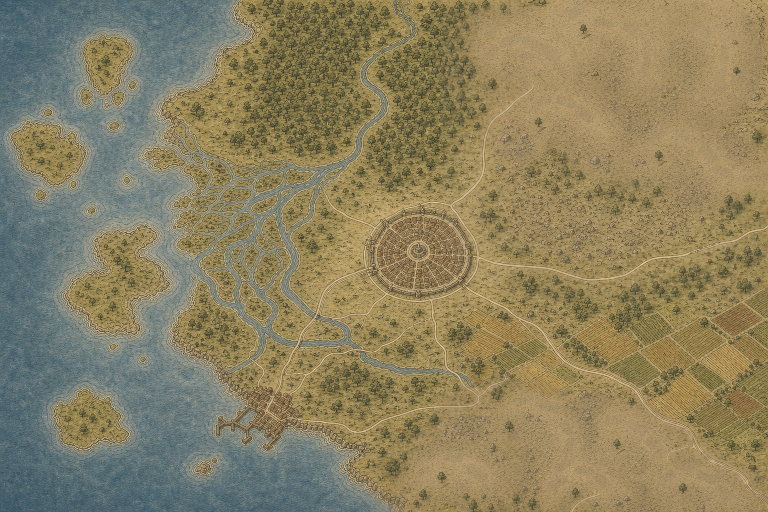
#> input picture world/map-production/candidates/style-candidate-d-v4-erase-route-marks.png, 1536 x 1024 px (shown at 1/2 size)
$ python render_candidate_h3_organic_tonal_relief.py
#> lines starting #> are read from the running program, lines starting #| are printed output that depends on the picture
### scripts/map-production/render_candidate_h1_deterministic_hachure.py
#!/usr/bin/env python3
"""Render deterministic H1 cartographic hachure prototypes over the locked D4 base.

This is intentionally a diagnostic-only renderer.  It does not publish a style
candidate or modify the production manifest.  The G2 footprint raster is the
only edit permission, while the G3 source contributes direction ensembles and
the two open-saddle locations.
"""

from __future__ import annotations

import argparse
import hashlib
import json
import math
from dataclasses import asdict, dataclass
from pathlib import Path
from typing import Any, Iterable, Sequence

from PIL import Image, ImageChops, ImageDraw, ImageFilter


REPO_ROOT = Path(__file__).resolve().parents[2]
BASE_PATH = (
    REPO_ROOT
    / "world/map-production/candidates/"
    "style-candidate-d-v4-erase-route-marks.png"
)
G2_SOURCE_PATH = (
    REPO_ROOT
    / "world/map-production/controls/style-candidate-g-v2-topology-guide.json"
)
G2_RASTER_PATH = (
    REPO_ROOT
    / "world/map-production/controls/style-candidate-g-v2-topology-guide.png"
)
G3_SOURCE_PATH = (
    REPO_ROOT
    / "world/map-production/controls/style-candidate-g-v3-hachure-skeleton.json"
)
G3_RASTER_PATH = (
    REPO_ROOT
    / "world/map-production/controls/style-candidate-g-v3-hachure-skeleton.png"
)
DEFAULT_OUTPUT_DIR = REPO_ROOT / "tmp/map-production/h1-prototype"
CANVAS = (1536, 1024)

LOCKED_SHA256 = {
    "base": "c8c15f3e0fba49165c5d85f8369b91e7171d88d7059a58c0948e0d1339864016",
    "g2_source": "9646d14a89dfd7fd9dccba3d1d3bd14fe9b492623d8850d2d7524c5ff42adc01",
    "g2_raster": "a6c8815d5f1a769a6ebfeda8478cf52f586fdb3fd11156c734c3e43d9b6b188f",
    "g3_source": "d6d68f39861802aa28ebf4a42fece89433da80fe616a79fdba57a34aca3baeb6",
    "g3_raster": "dc8978b184755de6ba21f10a120bfb413b0976fed642b106065eff82dee34da3",
}

ROAD_STROKES = (
    (
        "north-road",
        (
            (1085, 160),
            (1060, 180),
            (1035, 200),
            (1005, 225),
            (982, 250),
            (970, 280),
            (966, 320),
            (960, 350),
            (946, 375),
            (918, 400),
            (910, 425),
            (900, 455),
            (895, 485),
        ),
    ),
    (
        "east-road",
        ((930, 505), (1050, 515), (1180, 540), (1270, 535), (1370, 490), (1535, 450)),
    ),
    (
        "south-east-road",
        (
            (910, 558),
            (1000, 610),
            (1090, 666),
            (1180, 725),
            (1270, 785),
            (1360, 840),
            (1450, 892),
            (1535, 936),
        ),
    ),
)


class HachurePrototypeError(ValueError):
    """Raised before an invalid or nonconforming prototype can be written."""


@dataclass(frozen=True)
class Variant:
    slug: str
    description: str
    main_spacing_px: int
    foothill_spacing_px: int
    main_density: float
    foothill_density: float
    main_length_px: tuple[int, int]
    foothill_length_px: tuple[int, int]
    angle_jitter_degrees: float
    stroke_width_px: int
    stroke_delta_levels: int
    wash_delta_levels: int
    boundary_feather_px: float
    main_rise_wash_delta_levels: int = 0
    road_core_width_px: int = 16
    road_feather_px: float = 5.0
    saddle_clear_width_px: int = 20


VARIANTS = (
    Variant(
        slug="balanced",
        description="Vision-tuned hierarchy: clearly readable six-footprint relief without directional light.",
        main_spacing_px=13,
        foothill_spacing_px=12,
        main_density=0.74,
        foothill_density=0.76,
        main_length_px=(10, 22),
        foothill_length_px=(8, 18),
        angle_jitter_degrees=12.0,
        stroke_width_px=2,
        stroke_delta_levels=34,
        wash_delta_levels=6,
        boundary_feather_px=10.0,
        main_rise_wash_delta_levels=8,
    ),
    Variant(
        slug="quiet",
        description="Sparser, darker individual strokes with almost no areal wash.",
        main_spacing_px=19,
        foothill_spacing_px=17,
        main_density=0.57,
        foothill_density=0.62,
        main_length_px=(10, 20),
        foothill_length_px=(8, 16),
        angle_jitter_degrees=14.0,
        stroke_width_px=2,
        stroke_delta_levels=20,
        wash_delta_levels=1,
        boundary_feather_px=11.0,
    ),
    Variant(
        slug="textured",
        description="Denser low-contrast strokes and the strongest still-flat support wash.",
        main_spacing_px=14,
        foothill_spacing_px=13,
        main_density=0.65,
        foothill_density=0.70,
        main_length_px=(8, 18),
        foothill_length_px=(7, 15),
        angle_jitter_degrees=15.0,
        stroke_width_px=1,
        stroke_delta_levels=15,
        wash_delta_levels=3,
        boundary_feather_px=9.0,
    ),
)
VARIANT_BY_SLUG = {variant.slug: variant for variant in VARIANTS}


@dataclass
class Landform:
    identifier: str
    role: str
    mask: Image.Image
    saddle_mask: Image.Image
    groups: tuple[tuple[tuple[tuple[int, int], ...], ...], ...]
    group_centers: tuple[tuple[float, float], ...]
    center: tuple[float, float]
    area_pixels: int

    def close(self) -> None:
        self.mask.close()
        self.saddle_mask.close()


@dataclass
class Inputs:
    base: Image.Image
    permission: Image.Image
    landforms: tuple[Landform, ...]
    source_metrics: dict[str, Any]

    # [5 lines left out: function close, not called in this run]


def _sha256(path: Path) -> str:
    digest = hashlib.sha256()
    with path.open("rb") as handle:
        for chunk in iter(lambda: handle.read(1024 * 1024), b""):
            digest.update(chunk)
    return digest.hexdigest()


# [6 lines left out: function _display_path, not called in this run]


def _read_locked_json(path: Path, expected_sha256: str, label: str) -> dict[str, Any]:
    if not path.is_file():
        raise HachurePrototypeError(f"missing {label}: {path}")
    actual_sha256 = _sha256(path)
    if actual_sha256 != expected_sha256:
        raise HachurePrototypeError(
            f"{label} SHA-256 mismatch: {actual_sha256} != {expected_sha256}"
        )
    try:
        value = json.loads(path.read_text(encoding="utf-8"))
    except (OSError, UnicodeError, json.JSONDecodeError) as error:
        raise HachurePrototypeError(f"cannot decode {label}") from error
    if not isinstance(value, dict):
        raise HachurePrototypeError(f"{label} root must be an object")
    return value


def _read_locked_image(path: Path, expected_sha256: str, label: str) -> Image.Image:
    if not path.is_file():
        raise HachurePrototypeError(f"missing {label}: {path}")
    actual_sha256 = _sha256(path)
    if actual_sha256 != expected_sha256:
        raise HachurePrototypeError(
            f"{label} SHA-256 mismatch: {actual_sha256} != {expected_sha256}"
        )
    try:
        with Image.open(path) as opened:
#> opened is the input picture: PIL image 1536x1024 RGB; mean R, G, B 139, 128.8, 96.2
            opened.load()
            if opened.format != "PNG" or opened.mode != "RGB" or opened.size != CANVAS:
                raise HachurePrototypeError(
                    f"{label} must be an exact {CANVAS[0]}x{CANVAS[1]} RGB PNG"
                )
            return opened.copy()
    except HachurePrototypeError:
        raise
    except (OSError, ValueError) as error:
        raise HachurePrototypeError(f"cannot decode {label}") from error


def _count_selected(mask: Image.Image) -> int:
    return sum(mask.histogram()[1:])


# [134 lines left out: functions _exact_color_mask, _nearest_selected, _isolate_component, _mask_center, _group_center, _organic_saddle_mask and 1 more, not called in this run]


def load_inputs() -> Inputs:
    base = _read_locked_image(BASE_PATH, LOCKED_SHA256["base"], "D4 base")
    guide = _read_locked_image(G2_RASTER_PATH, LOCKED_SHA256["g2_raster"], "G2 raster")
#> call 2 of _read_locked_image, with label = 'G2 raster'
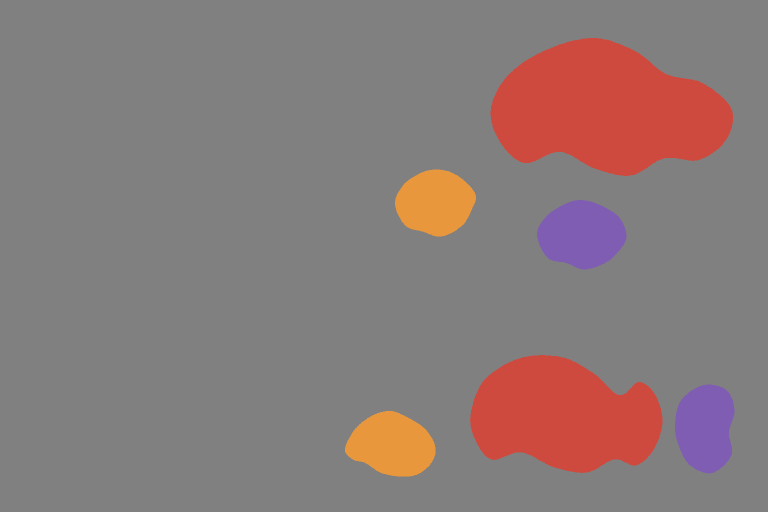
#> input picture world/map-production/controls/style-candidate-g-v2-topology-guide.png, 1536 x 1024 px (shown at 1/2 size)
#> in _read_locked_image, opened is the input picture: PIL image 1536x1024 RGB; mean R, G, B 138.1, 122.2, 121
    skeleton_raster = _read_locked_image(
        G3_RASTER_PATH, LOCKED_SHA256["g3_raster"], "G3 raster"
    )
#> call 3 of _read_locked_image, with label = 'G3 raster'
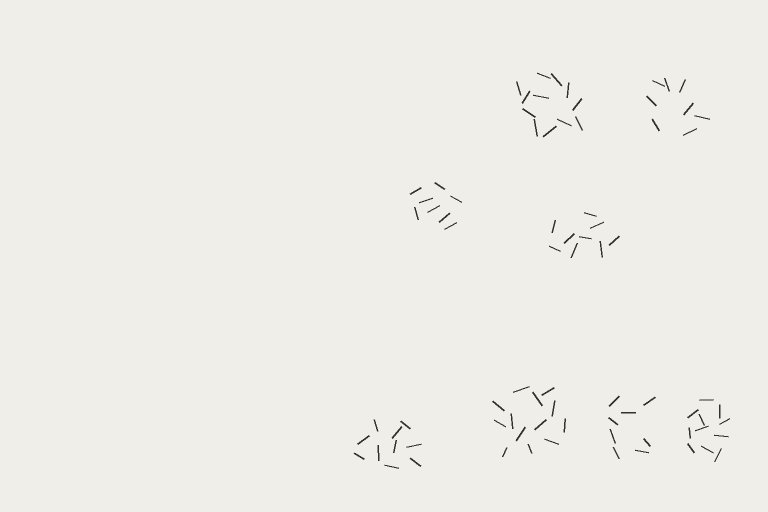
#> input picture world/map-production/controls/style-candidate-g-v3-hachure-skeleton.png, 1536 x 1024 px (shown at 1/2 size)
#> in _read_locked_image, opened is the input picture: PIL image 1536x1024 RGB; mean R, G, B 239.2, 237.2, 231.2
    g2 = _read_locked_json(G2_SOURCE_PATH, LOCKED_SHA256["g2_source"], "G2 source")
#> (the rest of the program and of its run is left out)
